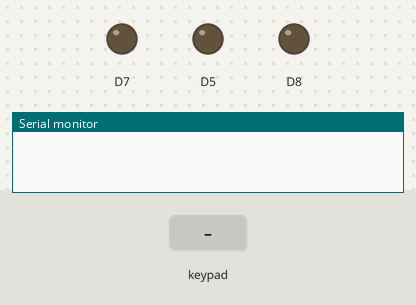
A sketch run on a simulated ESP8266 (NodeMCU). On the bench: output pins drawn as LEDs (lit = HIGH), the last lines printed to the serial monitor. Dashed ring = blinking. The test bench sets the inputs (shaded band). WiFi joins after 1.5 s; servers stay silent unless stated.

Above: at 5.0 s.
5.1 s: key '5' pressed
At 5.66 s:
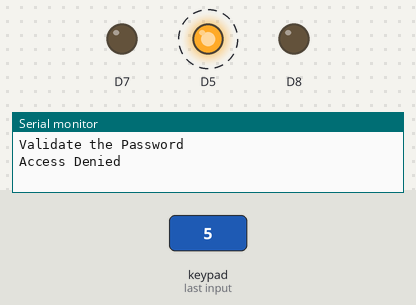
At 6.9 s:
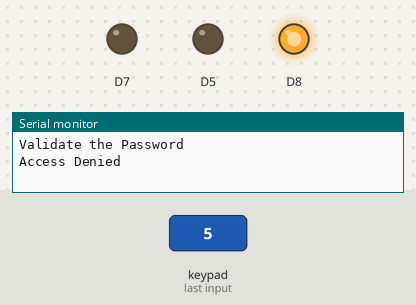
8.1 s: key '4' pressed
Timing chart, 0 to 11.1 s (numbered marks = the images above; inputs shaded):
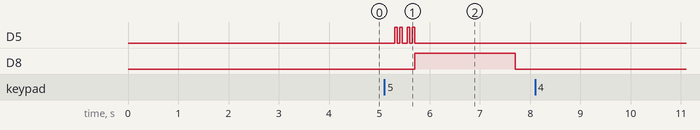

The sketch:

Keypad_Blynk_ESP8266.ino
```cpp
// Chage These Credentials with your Blynk Template credentials
// Chage These Credentials with your Blynk Template credentials
#define BLYNK_TEMPLATE_ID "TMPL3J4MZf0Uh"
#define BLYNK_TEMPLATE_NAME "Keypad Gmail"
#define BLYNK_AUTH_TOKEN "dvn5w993L8lqapzMD0zxwTZAA5K9lYMZ"

#define BLYNK_PRINT Serial
#include <ESP8266WiFi.h>
#include <BlynkSimpleEsp8266.h>
#include <Keypad.h>

char auth[] = BLYNK_AUTH_TOKEN;
char ssid[] = "AnnmonRajiJamesOPPO"; // Change your Wifi/ Hotspot Name
char pass[] = "childsafety"; // Change your Wifi/ Hotspot Password

BlynkTimer timer;

const byte ROWS = 2; //two rows
const byte COLS = 2; //two columns
char keys[ROWS][COLS] = {
  {'1','2'},{'4', '5'}
};
byte rowPins[ROWS] = {D0,D1}; //connect to the row pinouts of the keypad
byte colPins[COLS] = {D2,D3}; //connect to the column pinouts of the keypad

Keypad keypad = Keypad( makeKeymap(keys), rowPins, colPins, ROWS, COLS );

String v_passcode="";

WidgetLED led(V1);

void setup() //Setup function - only function that is run in deep sleep mode
{
  Serial.begin(9600); //Start the serial output at 9600 baud
  pinMode(D5,OUTPUT);
  pinMode(D7,OUTPUT);
  pinMode(D8,OUTPUT);

  Blynk.begin(auth, ssid, pass);//Splash screen delay
  delay(2000);
  timer.setInterval(500L, mySensor);
}

void loop() //Loop function
{
  Blynk.run();
  timer.run();
}

void mySensor()
{

  char key = keypad.getKey();

  if (key != NO_KEY){

    v_passcode = v_passcode + key;

    if(key=='4') {
      Serial.println("Enter Password");
      v_passcode = "";
    }

    if(key=='5') {
      Serial.println("Validate the Password");
      //Serial.println(v_passcode);

      if (v_passcode=="12115") {
        Serial.println("Access Granted");
        Blynk.logEvent("Child reached home");
        digitalWrite(D5,HIGH);
        digitalWrite(D7,HIGH);
        delay(3000);
        digitalWrite(D5,LOW);
        digitalWrite(D7,LOW);
      } else if (v_passcode=="11225") {
        Serial.println("Access Granted");
        Blynk.logEvent("An intruder in your house");
        digitalWrite(D5,HIGH);
        digitalWrite(D7,HIGH);
        delay(3000);
        digitalWrite(D5,LOW);
        digitalWrite(D7,LOW);
      } else {
        Serial.println("Access Denied");
        Blynk.logEvent("Someone entered wrong password");
        digitalWrite(D5,HIGH);
        delay(50);
        digitalWrite(D5,LOW);
        delay(50);
        digitalWrite(D5,HIGH);
        delay(50);
        digitalWrite(D5,LOW);
        delay(100);
        digitalWrite(D5,HIGH);
        delay(50);
        digitalWrite(D5,LOW);
        delay(50);
        digitalWrite(D5,HIGH);
        delay(50);
        digitalWrite(D5,LOW);
        digitalWrite(D8,HIGH);
        delay(2000);
        digitalWrite(D8,LOW);
      }
    }
  }
}
```

Measured:
- after the input at 5.1 s, D5: alternates HIGH for 0.05 s and LOW for 0.05 s, 8 changes in all, then stays LOW, starting after 0.20 s; D8: LOW → HIGH after 0.60 s, → LOW 2.0 s later
